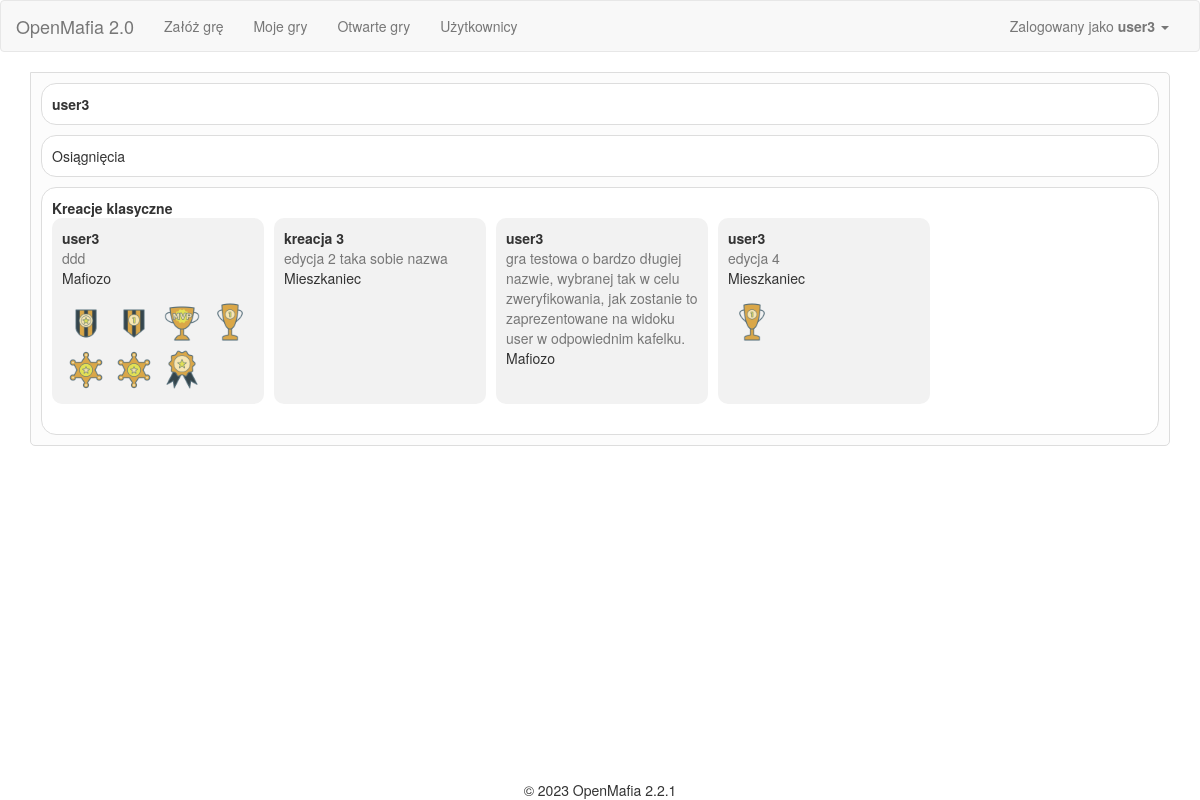
Screenshot of /user (signed in) with the database file from the repository.
### app/Engine/DB/models.py (models this page shows, shortened)
class User(db.Model):
    __tablename__ = 'User'
    id = db.Column(db.Integer, primary_key=True)
    user = db.Column(db.String(64), unique=True)
    password = db.Column(db.String(500))
    name = db.Column(db.String(500))
    email = db.Column(db.String(120), unique=True)
    is_active = db.Column(db.Boolean)
    def is_active(self):
        return True

class GamePlayer(db.Model):
    __tablename__ = 'GamePlayer'
    id = db.Column(db.Integer, primary_key=True)
    game_id = db.Column(db.Integer, ForeignKey('Game.id'))
    user_id = db.Column(db.Integer, ForeignKey('User.id'))
    order_id = db.Column(db.Integer)
    roles = relationship("Game_Roles")
    name = db.Column(db.String(500))
    status = db.Column(db.String(500))
    user = relationship("User")
    winner = db.Column(db.Integer)
    game = relationship("Game", back_populates='game_players')

class Game(db.Model):
    __tablename__ = 'Game'
    id = db.Column(db.Integer, primary_key=True)
    name = db.Column(db.String(500))
    day_no = db.Column(db.Integer)
    phase = db.Column(db.Integer)
    status_id = db.Column(db.Integer, ForeignKey('Status.id'), default=1)
    owner_id = db.Column(db.Integer, ForeignKey('User.id'))
    start_time = db.Column(db.DateTime(timezone=True))
    game_type_id = db.Column(db.Integer, ForeignKey('GameType.id'))
    owner = relationship("User", uselist=False)
    status = relationship("Status", uselist=False)
    game_players = relationship("GamePlayer", back_populates='game')
    roles = relationship("Game_Roles")
    phases = relationship("Game_Phases")
    game_config = relationship("Game_Configuration")
    game_type = relationship("GameType")

class Game_Roles(db.Model):
    __tablename__ = 'Game_Roles'
    id = db.Column(db.Integer, primary_key=True)
    game_id = db.Column(db.Integer, ForeignKey('Game.id'))
    player_id = db.Column(db.Integer, ForeignKey('GamePlayer.id'))
    role_id = db.Column(db.Integer, ForeignKey('Role.id'))
    role = relationship("Role")

class Role(db.Model):
    __tablename__ = 'Role'
    id = db.Column(db.Integer, primary_key=True)
    name = db.Column(db.String(100))
    visible_name = db.Column(db.String(500))
    description = db.Column(db.String(500))

class Achievements(db.Model):
    __tablename__ = 'Achievements'
    id = db.Column(db.Integer, primary_key=True)
    user_id = db.Column(db.Integer, ForeignKey('User.id'))
    player_id = db.Column(db.Integer, ForeignKey('GamePlayer.id'))
    player = relationship("GamePlayer")
    achievement_id = db.Column(db.Integer, ForeignKey('AchievementTypes.id'))
    achievement = relationship("AchievementTypes")

class AchievementTypes(db.Model):
    __tablename__ = 'AchievementTypes'
    id = db.Column(db.Integer, primary_key=True)
    name = db.Column(db.String(50))
    visible_name = db.Column(db.String(50))
    description = db.Column(db.String(500))

### app/User/views.py (the view)
@UserModule.route('/<user_id>', methods=['GET', 'POST'])
@UserModule.route('', methods=['GET', 'POST'])
@login_required
def user_main(user_id=None):
    if user_id is None:
        user_id = current_user.id
    else:
        user_id = int(user_id)
    achievements = None
    classic_creations = None
    classic_games = None
    user_api = UserApi()
    user = user_api.get_user_for_user_id(user_id)
    if user:
        game_api = GameApi()
        achievements = user_api.get_user_achievements()
        classic_games = [game for game in game_api.list_games('my_games', user) if game.game_type.name == 'classic' and game.status.name == 'finished']
        classic_creations = []
        for g in classic_games:
            game_api.game = g
            classic_creations.append(game_api.get_player_object_for_user_id(user_id))
    return render_template('User_index.html',
                           user=user,
                           achievements=achievements,
                           classic_creations=classic_creations)

### app/Engine/DB/db_api.py (called while the page is built)
    def list_games(self, game_type='all', user=None):
        if game_type == 'all':
            return Game.query.all()
        elif game_type == 'all_but_cancelled':
            status_id = self._get_status_id('cancelled')
            return Game.query.filter(Game.status_id != status_id).all()
        elif game_type == 'open_games':
            status_id = self._get_status_id('enrollment_open')
            return Game.query.filter(Game.status_id == status_id).all()
        elif game_type == 'my_games':
            if user is None:
                user = current_user
            games = Game.query.all()
            return [game for game in games if user.id in [player.user_id for player in game.game_players]]
        else:
            return None

    def get_player_object_for_user_id(self, user_id):
        try:
            player = [player for player in self.game.game_players if player.user_id == user_id][0]
        except:
            player = None
        return player

    def get_user_for_user_id(self, user_id: int):
        self.user = User.query.filter(User.id == user_id).first()
        return self.user

    def get_user_achievements(self):
        self.user_achievements = Achievements.query.filter(Achievements.user_id == self.user.id).all()
        return self.user_achievements

### app/views.py (called while the page is built)
@app.before_request
def before_request():
    g.user = current_user

@lm.user_loader
def load_user(id):
    return User.query.get(int(id))

### app/User/templates/User_index.html (shortened to what this page needs)
{% extends "base.html" %}
{% import "bootstrap/wtf.html" as wtf %}
{% block styles %}
{{ super() }}
<link rel="stylesheet" type="text/css" href="{{ url_for('User.static', filename='css/styles.css') }}">
{% endblock %}
{%block main_content%}
<div class="tabs">
  <div class="tab-content">
    <div id="general" class="active">
      <div class="content-box">
        <b>{{ user.name }}</b>
      </div>
      <div class="content-box">
          Osiągnięcia<br/>
      </div>
      <div class="content-box">
        <b>Kreacje klasyczne</b><br />
        <div class="posts-container">
          {% for creation in classic_creations %}
          <div class="post">
            <div class="post-header">
              <span class="post-login">{{ creation.name }}</span>
              <a href="{{url_for('SetupGameModule.lobby', game_id=creation.game.id)}}"><span class="post-date">{{ creation.game.name }}</span></a>
              <span class="post-roles">
                {% for role in creation.roles %}
                {{ role.role.visible_name }}
                {% endfor %}
              </span>
            </div>
            <div class="post-content">
              <p>
                {% for a in achievements %}
                {% if a.player_id == creation.id %}
                <div title="{{ a.achievement.visible_name }} - {{ a.achievement.description }}">
                  <img class="post-achievement" src="{{url_for('static', filename='images/awards/'+a.achievement.name+'.png')}}"/>
                </div>
                {% endif %}
                {% endfor %}
              </p>
            </div>
          </div>
          {% endfor %}
        </div>
      </div>
    </div>
  </div>
</div>
{%endblock%}

### app/templates/base.html (shortened to what this page needs)
{% extends "bootstrap/base.html" %}
{% block styles %}
{{ super() }}
<link rel="stylesheet" type="text/css" href="{{ url_for('static', filename='css/base_styles.css') }}">
<link rel="stylesheet" type="text/css" href="{{ url_for('static', filename='css/bootstrap_table.css') }}">
{% endblock %}
{% block navbar %}
<nav class="navbar navbar-default" id="nav">
	<div class="container-fluid">
	  <div class="navbar-header">
		<a class="navbar-brand" href="/">OpenMafia 2.0</a>
	  </div>
	  <div class="collapse navbar-collapse" id="bs-example-navbar-collapse-1">
		<ul class="nav navbar-nav">
			<li {{ 'class=active' if request.endpoint == 'SetupGameModule.setup_game' }} ><a href="{{ url_for('SetupGameModule.setup_game')}}">Załóż grę</a></li>
			<li><a href="{{ url_for('SetupGameModule.game_list')}}/my_games">Moje gry</a></li>
			<li><a href="{{ url_for('SetupGameModule.game_list')}}/open_games">Otwarte gry</a></li>
			<li><a href="{{ url_for('User.user_main')}}">Użytkownicy</a></li>
		</ul>
		<ul class="nav navbar-nav navbar-right">
		  <li><a href="#"></a></li>
		  <li class="dropdown">
			<a href="#" class="dropdown-toggle" data-toggle="dropdown" role="button" aria-haspopup="true" aria-expanded="false">
				{% if current_user.is_authenticated %}
				Zalogowany jako <b>{{ current_user.user }}</b>
				{% else %}
					Gość
				{% endif %}
				<span class="caret"></span>
			</a>
		  </li>
		</ul>
	  </div>
	</div>
  </nav>
{% endblock %}
{%block content %}
<div class="container">
	{%block main_content%}{%endblock%}
</div>
{% block footer %}
<div class="footer">&copy; 2023 OpenMafia 2.2.1</div>
{%- endblock footer %}
{%endblock%}

### app/static/css/base_styles.css (style rules this page uses)
.footer { position: fixed; left: 0; bottom: 0; width: 100%; text-align: center; text-size: small; }

### app/User/static/css/styles.css (style rules this page uses)
.tab-content { border: 1px solid #ddd; padding: 10px; border-radius: 5px; border-top-left-radius: 0px; background-color: #fcfcfc; }
.tab-content > div { display: none; }
.tab-content > div.active { display: block; }
.content-box { background-color: #fff; border: 1px solid #ddd; border-radius: 15px; padding: 10px; margin-bottom: 10px; }
.tab-content .content-box:last-of-type { margin-bottom: 0px; }
.posts-container { display: flex; flex-wrap: wrap; }
.post { background-color: #f2f2f2; border-radius: 10px; padding: 10px; width: 212px; margin: 0 10px 20px 0; }
.post-header { display: flex; flex-direction: column; margin-bottom: 10px; }
.post-login { font-weight: bold; }
.post-date { color: #777; }
.post-content { line-height: 1.5; display: flex; flex-wrap: wrap; }
.post-achievement { width: 48px; }

### rows the page displays
User: user "user3", name "user3"
GamePlayer: name "user3", game.name "ddd"
Game_Roles: role.visible_name "Mafiozo"
Achievements: name (picture)
Achievements: name (picture)
Achievements: shows a picture
Achievements: name (picture)
Achievements: name (picture)
Achievements: name (picture)
Achievements: name (picture)
GamePlayer: name "kreacja 3", game.name "edycja 2 taka sobie nazwa"
Game_Roles: role.visible_name "Mieszkaniec"
GamePlayer: name "user3", game.name "gra testowa o bardzo długiej nazwie, wybranej tak w celu zweryfikowania, jak zostanie to zaprezentowane na widoku user w odpowiednim kafelku."
Game_Roles: role.visible_name "Mafiozo"
GamePlayer: name "user3", game.name "edycja 4"
Game_Roles: role.visible_name "Mieszkaniec"
Achievements: name (picture)
